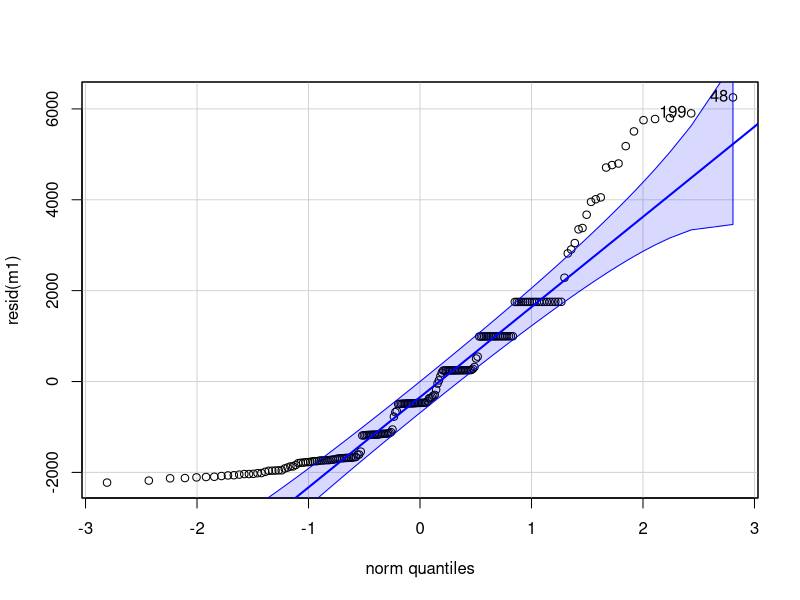
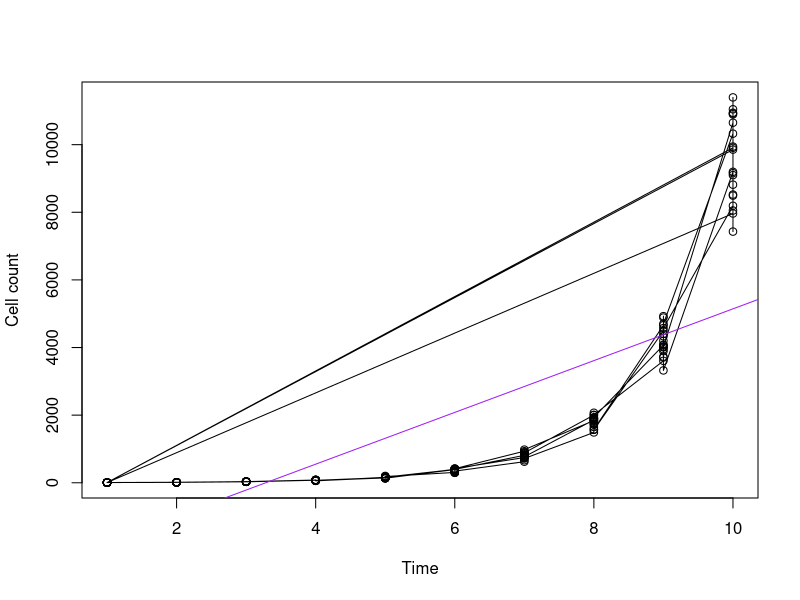
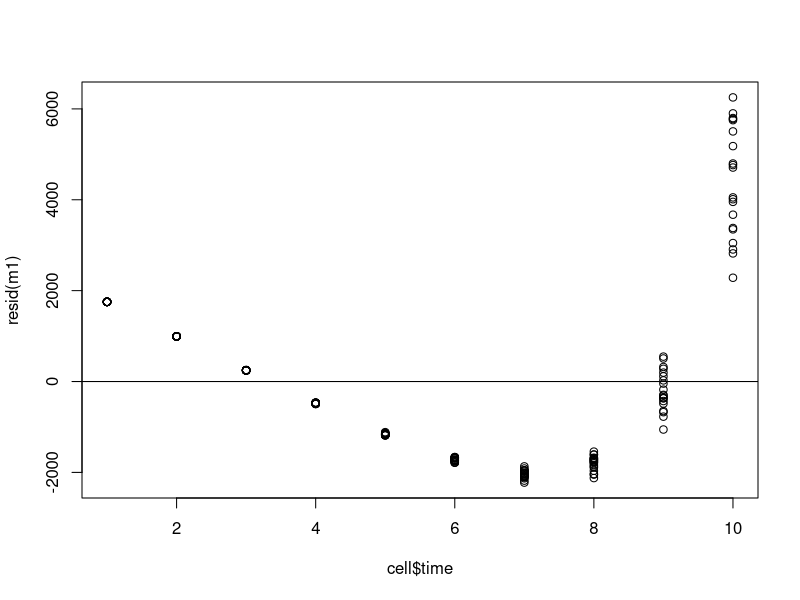
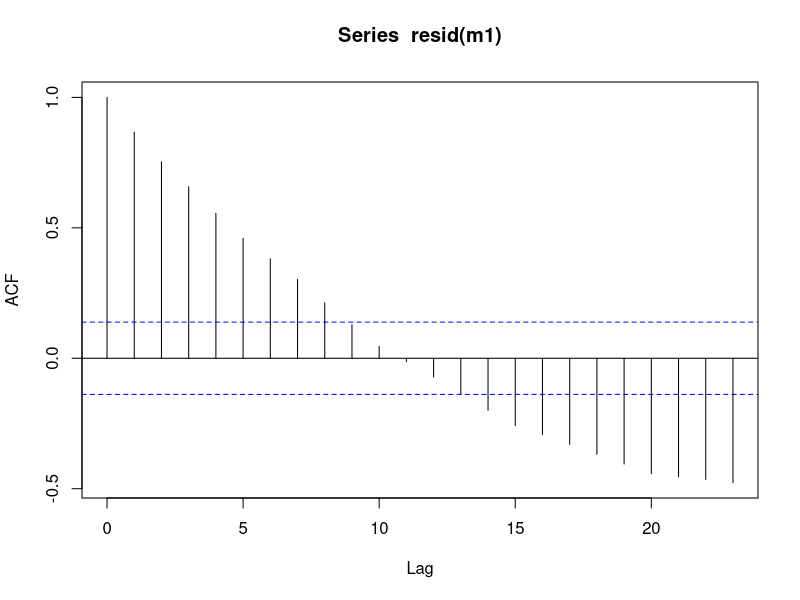
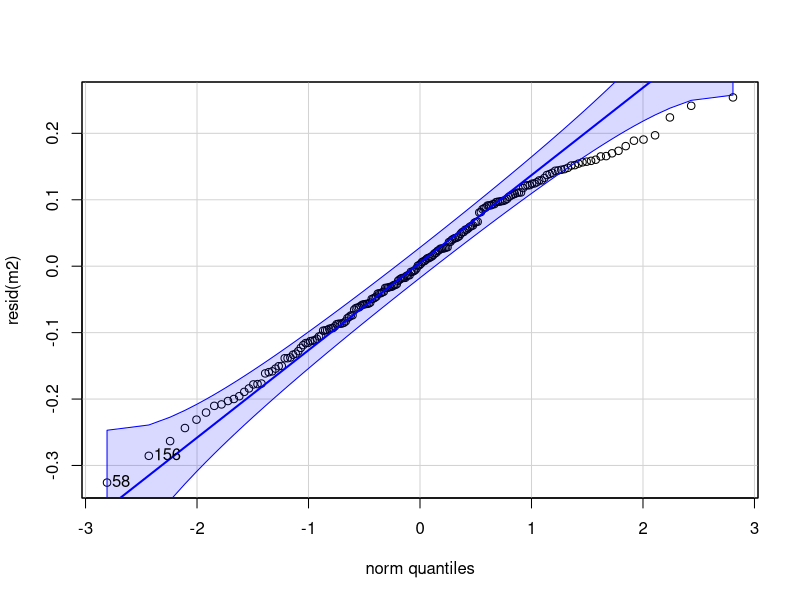
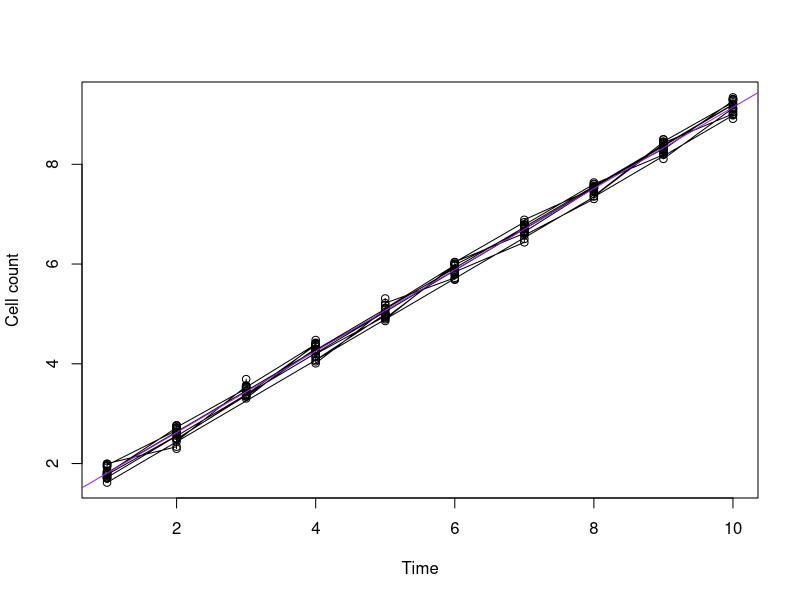
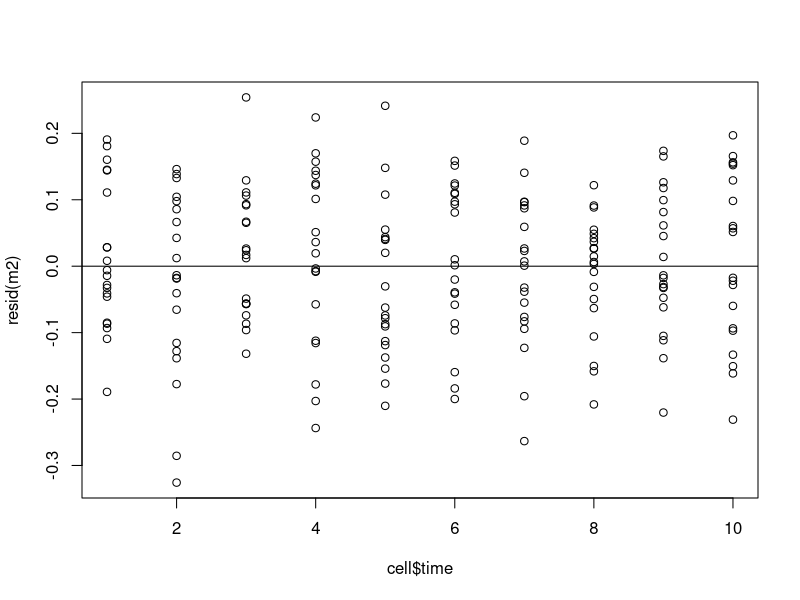
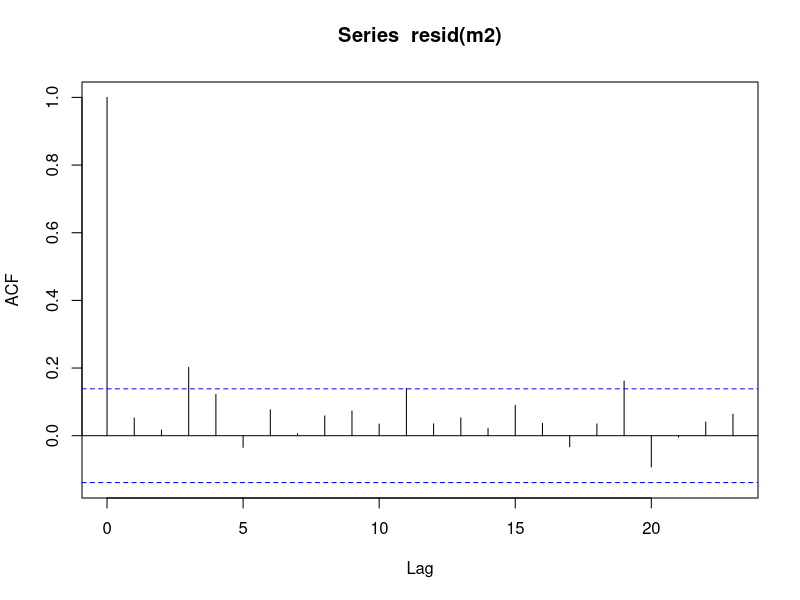

Source code (R) for these figures, in order:
## ---- chunk 1
knitr::opts_chunk$set(warning=FALSE, message=FALSE, echo = TRUE)
## ---- chunk 2
cell = read.csv("protocelldata.csv")
cell$temp = as.factor(cell$temp)
cell$nutrients = as.factor(cell$nutrients)

summary(cell)
## ---- chunk 3
library(car)
## ---- chunk 4
m1 = lm(cellcount~time, data = cell)

#a1 - normality
qqPlot(resid(m1))

#a2 - linearity
plot(cellcount~time, ylab='Cell count', xlab= 'Time', cell)
lines(cellcount~time, data=cell)
abline(m1, col='purple')


#a3 - equal variance
plot(resid(m1)~cell$time) # resid(model object) generates the residual values
abline(h=0) 

#a4 - independence
acf(resid(m1))
## ---- chunk 5
cell$log_cellcount = log(cell$cellcount)

m2 = lm(log_cellcount~time, data = cell)

#a1 - normality
qqPlot(resid(m2))


#a2 - linearity
plot(log_cellcount~time, ylab='Cell count', xlab= 'Time', cell)
lines(log_cellcount~time, data=cell)
abline(m2, col='purple')

#a3 - equal variance
plot(resid(m2)~cell$time) 
abline(h=0)

#a4 - independence
acf(resid(m2))
## ---- chunk 6
m2 = lm(log_cellcount~time + temp, data = cell)
m3 = lm(log_cellcount~time + nutrients, data = cell)
m4 = lm(log_cellcount~time + temp + nutrients, data = cell)
m5 = lm(log_cellcount~time + temp*nutrients, data = cell)
m6 = lm(log_cellcount~time*temp*nutrients, data = cell)

## ---- chunk 7
test = AIC(m2,m3,m4,m5,m6)
test

min(test$AIC)
## ---- chunk 8
library(ggplot2)
library(dplyr)

#a2 - linearity

times = seq(min(cell$time), max(cell$time),length.out=100)

beta0 = m3$coefficients[1]
beta1 = m3$coefficients[2]
beta2 = m3$coefficients[3]

y= beta0 + (beta1 + beta2)*times


ggplot() + geom_point(aes(cell$time, cell$log_cellcount, colour=cell$nutrients)) +
  geom_line(aes(times,y)) + labs(title = "Log Transformed Cell Count modeled with respect to time") + xlab("time") + ylab("Log(Cell Count)") 
            

backy = exp(y)

ggplot() + geom_point(aes(cell$time, cell$cellcount, colour=cell$nutrients)) +
  geom_line(aes(times,backy)) + labs(title = "Cell Count modeled with respect to time") + xlab("time") + ylab("Cell Count") 

